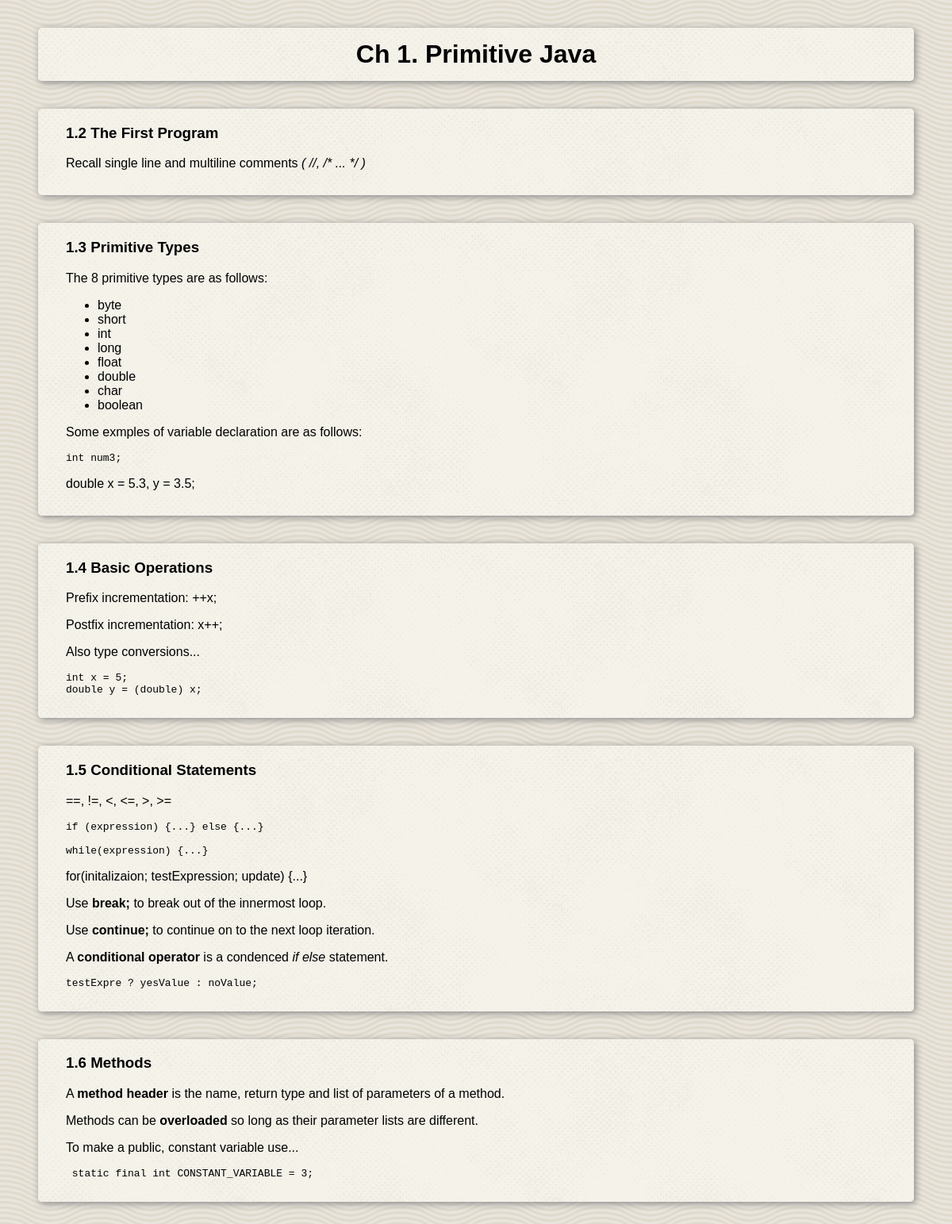
The page /notes/book/2/ch/1/ on the database its author committed.
### coursenotes/models.py (models this page shows, shortened)
class Chapter(models.Model):
    parent_book = models.ForeignKey('TextBook', on_delete=models.CASCADE)
    number = models.SmallIntegerField()
    title = models.CharField(max_length=500)

class Section(models.Model):
    parent_chapter = models.ForeignKey('Chapter', on_delete=models.CASCADE)
    number = models.SmallIntegerField()
    title = models.CharField(max_length=500, blank=True)
    content_markdown = models.TextField()
    content_html = models.TextField()

### coursenotes/views.py (the view)
# urls.py: url(r'^book/([0-9]+)/ch/([0-9]+)/$', views.chapter_view, name="chapter_view"),
def chapter_view(request, book_id, ch_id):
    context = {
        'ch': TextBook.objects.get(id=book_id).chapter_set.get(number=ch_id)
    }
    return render(request, 'coursenotes/chapter_view.html', context)

### coursenotes/templates/coursenotes/chapter_view.html (shortened to what this page needs)
{% load staticfiles %}
<!DOCTYPE html>
<html>
  <head>
    <link rel="stylesheet" href="{% static 'courseNotes/notes_style.css'%}" media="screen" title="no title">
  </head>
  <body>
    <h1 class="title">Ch {{ ch.number }}. {{ ch.title }}</h1>
    {% for section in ch.section_set.all %}
      <div class="section">
        <h3 class="section-title">{{ ch.number }}.{{ section.number }} {{ section.title }}</h1>
        <div class="content">
          {{ section.content_html|safe }}
        </div>
      </div>
    {% endfor %}
  </body>
</html>

### coursenotes/static/courseNotes/notes_style.css (style rules this page uses)
body { background-image: url("/static/courseNotes/images/wov.png"); background-repeat: repeat; background-attachment: fixed; font-family: sans-serif; }
body > * { background-image: url("/static/courseNotes/images/halftone.png"); background-repeat: repeat; background-attachment: scroll; border-radius: 5px; box-shadow: 2px 2px 10px #888888; margin: 35px 40px; padding: 1px 35px; }
.title { text-align: center; padding-top: 15px; padding-bottom: 15px; }
.section { padding-bottom: 15px; margin-bottom: 35px; }

### rows shown on the page
Chapter: number "1", title "Primitive Java"
Section: number "2", title "The First Program", content_html "Recall single line and multiline comments ( //, /* ... */ )"
Section: number "3", title "Primitive Types", content_html "The 8 primitive types are as follows: byte short int long float double char boolean Some exmples of variable declaration are as follows: int num3; double x = 5.3, y = 3.5;"
Section: number "4", title "Basic Operations", content_html "Prefix incrementation: ++x; Postfix incrementation: x++; Also type conversions... int x = 5; double y = (double) x;"
Section: number "5", title "Conditional Statements", content_html "==, !=, <, <=, >, >= if (expression) {...} else {...} while(expression) {...} for(initalizaion; testExpression; update) {...} Use break; to break out of the innermost loop. Use continue; to continue on to the next loop iteration. A conditional operator is a condenced if else statement. testExpre ? yesValue : noValue;"
Section: number "6", title "Methods", content_html "A method header is the name, return type and list of parameters of a method. Methods can be overloaded so long as their parameter lists are different. To make a public, constant variable use... static final int CONSTANT_VARIABLE = 3;"
